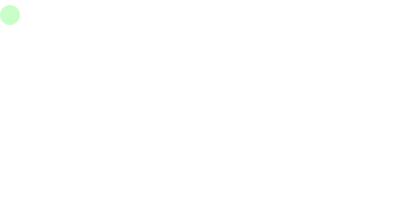
Frame 1 (no input)
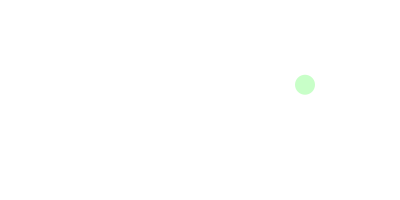
Frame 60 (the mouse pressed at the canvas centre just before this capture)
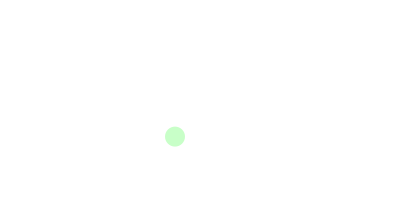
Frame 120 (the mouse held since frame 60 and released just before this capture)

The Processing sketch that drew these frames (run headless with seeded random() and noise(); from frame 60 on, the mouse is pressed at the canvas centre):

// Processing sketch: bouncingBoll2D
// ── bouncingBoll2D.pde
void setup(){
size(400, 200);
smooth();
noStroke();
ellipseMode(CORNER);
fill(200, 255, 200);
frameRate(30);
}
float d = 20,x = 0,vx = 5,y = 5,vy = -3,g = 0.5;
void draw(){
  background(255);
  ellipse(x, y, d, d);
  vy  +=  g;
  x  +=  vx;
  y  +=  vy;
  if(x < 0 || x + d > width){
  vx *=-1;
  if(x < 0) x *= -1;
  else if(x + d > width) x = 2 * (width - d) - x;
  }
  if(y < 0||y + d > height){
  vy =-vy*0.8;
  if(y < 0) y *= -1;
  if(y + d > height){y = 2 * (height - d) - y;
  }
  }
}
